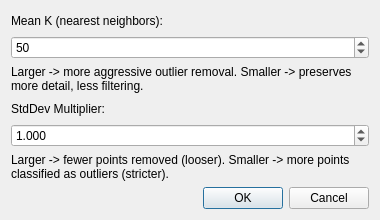
<?xml version="1.0" encoding="UTF-8"?>
<ui version="4.0">
 <class>SORDialog</class>
 <widget class="QDialog" name="SORDialog">
  <property name="geometry">
   <rect><x>0</x><y>0</y><width>380</width><height>220</height></rect>
  </property>
  <property name="windowTitle">
   <string>SOR Filter (Statistical Outlier Removal)</string>
  </property>
  <layout class="QVBoxLayout" name="verticalLayout">
   <item>
    <widget class="QLabel" name="labelMeanK">
     <property name="text"><string>Mean K (nearest neighbors):</string></property>
    </widget>
   </item>
   <item>
    <widget class="QSpinBox" name="spinMeanK">
     <property name="minimum"><number>1</number></property>
     <property name="maximum"><number>5000</number></property>
     <property name="value"><number>50</number></property>
     <property name="singleStep"><number>10</number></property>
    </widget>
   </item>
   <item>
    <widget class="QLabel" name="hintMeanK">
     <property name="text"><string>Larger -> more aggressive outlier removal. Smaller -> preserves more detail, less filtering.</string></property>
     <property name="wordWrap"><bool>true</bool></property>
    </widget>
   </item>
   <item>
    <widget class="QLabel" name="labelStddev">
     <property name="text"><string>StdDev Multiplier:</string></property>
    </widget>
   </item>
   <item>
    <widget class="QDoubleSpinBox" name="spinStddev">
     <property name="minimum"><double>0.01</double></property>
     <property name="maximum"><double>100.00</double></property>
     <property name="value"><double>1.00</double></property>
     <property name="singleStep"><double>0.10</double></property>
     <property name="decimals"><number>3</number></property>
    </widget>
   </item>
   <item>
    <widget class="QLabel" name="hintStddev">
     <property name="text"><string>Larger -> fewer points removed (looser). Smaller -> more points classified as outliers (stricter).</string></property>
     <property name="wordWrap"><bool>true</bool></property>
    </widget>
   </item>
   <item>
    <widget class="QDialogButtonBox" name="buttonBox">
     <property name="standardButtons"><set>QDialogButtonBox::Cancel|QDialogButtonBox::Ok</set></property>
    </widget>
   </item>
  </layout>
 </widget>
</ui>
